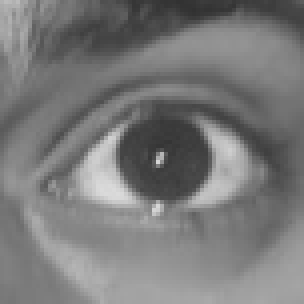
#> input picture IrisRecognition_ML/CASIA1/201/201_1_1.jpg, 76 x 76 px (shown 4 times larger); its folder holds only this picture in this run
$ python verifyDB_casia1.py --filename ../CASIA1/201/201_1_1.jpg   (older library calls are emulated)
#> lines starting #> are read from the running program, lines starting #| are printed output that depends on the picture; long printed decimals are rounded
import os
import cv2
import numpy as np
import pickle
from extractandenconding import extractFeature, matchingTemplate
from sklearn.svm import SVC
from time import time
import argparse

# Function to load embeddings from .pkl file
def load_embeddings(template_dir):
    with open(os.path.join(template_dir, "template_db.pkl"), 'rb') as f:
        return pickle.load(f)

# Function to check if the template already exists
# [14 lines left out: functions template_exists, create_new_template, not called in this run]

from sklearn.model_selection import train_test_split
from sklearn.preprocessing import StandardScaler
from sklearn.metrics import accuracy_score

# [55 lines left out: functions train_model, train, not called in this run]

# Function to detect eyes in an image
def detect_eyes(image):
    if image is None or not hasattr(image, "shape"):
        return False

    eye_cascade = cv2.CascadeClassifier(cv2.data.haarcascades + "haarcascade_eye.xml")
    if eye_cascade.empty():
        raise FileNotFoundError("Eye cascade file not found.")

    gray = cv2.cvtColor(image, cv2.COLOR_BGR2GRAY)
    eyes = eye_cascade.detectMultiScale(gray, scaleFactor=1.2, minNeighbors=7, minSize=(30, 30))

    if len(eyes) == 0:
        return False

    for (x, y, w, h) in eyes:
        eye_roi = gray[y:y+h, x:x+w]
        sharpness = cv2.Laplacian(eye_roi, cv2.CV_64F).var()

        # Log sharpness to help debug
        print(f"Sharpness: {sharpness}")

        if sharpness < 100:  # Set the threshold for sharpness
            continue  # If the image is too blurry, don't consider it

        if w * h > 1000:  # Check if the detected eye region is sufficiently large
            print(f"Eye detected with sharpness: {sharpness}")
            return True

    return False

# Verify image against existing templates and create new template if necessary
def verify_template(args):
    # Load the image file and check if it is loaded correctly
    image = cv2.imread(args.filename)
#> image is the input picture: shape (76, 76, 3); min 49, max 219, mean 121.5
    if image is None:
        raise ValueError(f"Failed to load image: {args.filename}")

    # Check if eyes are detected in the image
    print("Checking for eyes in the image...")
    if not detect_eyes(image):
#> in detect_eyes, `eyes = eye_cascade.detectMultiScale(gray, scaleFactor=1.2, minNeighbor..`: eyes = [[11, 12, 55, 55]]
#> the loop in detect_eyes, `for (x, y, w, h) in eyes:` made 1 pass
#> (x, y, w, h, sharpness) on pass 1: (11, 12, 55, 55, 347)
#| Sharpness: 346.985
#| Eye detected with sharpness: 346.985
#> pass 1, in detect_eyes, `eye_roi = gray[y:y+h, x:x+w]`:
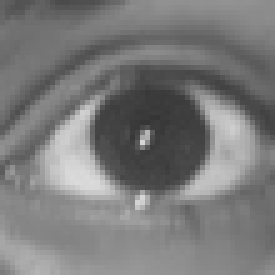
#> eye_roi: shape (55, 55) (shown 5 times larger); min 53, max 219, mean 122.1
        print("No iris detected in the image. Verification failed.\n")
        return False

    # Check if template already exists for the image
    basename = os.path.basename(args.filename).replace('.jpg', '')
    if not basename.startswith("300_1_"):  # Check if filename starts with "300_1_"
        print(f"Invalid filename format for {args.filename}. Verification failed.\n")
        return False

    template_file = os.path.join(args.template_dir, f"{basename}_template.npy")
    if os.path.exists(template_file):
        print(f"Template found for {args.filename}. Proceeding with verification.")
        # Extract features for matching
        template, mask, _ = extractFeature(args.filename)
        print("Performing template matching...")
        result = matchingTemplate(template, mask, args.template_dir, args.threshold)

        if result == -1:
            print('\tNo registered sample found.')
            print("Iris verification failed.\n")
            return False  # Return False if verification fails
        elif result == 0:
            print('\tNo sample found in the directory.')
            print("Iris verification failed.\n")
            return False  # Return False if verification fails
        else:
            print(f'\tSamples found (in descending order of reliability):')
            for res in result:
                print(f'\t\t{res}')  # Each result on a new line
            print(f"Iris verification successful for {args.filename}. Template is valid.\n")
            return True  # Return True if verification is successful
    else:
        # If template doesn't exist, return failure
        print(f"No template found for {args.filename}. Verification failed.\n")
        return False

def main():
    # Argument parser
    parser = argparse.ArgumentParser(description="Train model or verify image against templates.")
    parser.add_argument("--template_dir", type=str, default="F:/MAJOR_PROJECT/IrisRecognition_ML/src/templates/CASIA1/",
                        help="Path to the directory containing template files (default: ./templates/CASIA1/).")
    parser.add_argument("--mode", type=str, choices=['train', 'verify'], default='verify',
                        help="Mode of operation: 'train' to train the model or 'verify' to match images.")
    parser.add_argument("--filename", type=str, required=False,
                        help="Path to the image file to verify (required in verify mode).")
    parser.add_argument("--threshold", type=float, default=0.37,
                        help="Threshold for matching (default: 0.37).")
    args = parser.parse_args()

    if args.mode == 'train':
        train(args)
    elif args.mode == 'verify':
        start = time()
        print(f'\nStarting verification for file: {args.filename}\n')
        try:
            result = verify_template(args)
            print(f"Verification result: {result}")  # Print the result (True or False)
        except Exception as e:
            print(f"An error occurred: {e}")
        end = time()
        print(f'\nTotal time: {end - start:.2f} seconds\n')

if __name__ == "__main__":
    main()

$ run again, on IrisRecognition_ML/CASIA1/202/202_1_10.jpg
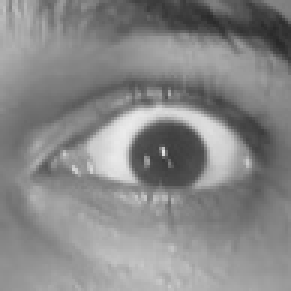
#> input picture IrisRecognition_ML/CASIA1/202/202_1_10.jpg, 97 x 97 px (shown 3 times larger)
#> in verify_template, image is the input picture: shape (97, 97, 3); min 40, max 235, mean 135.2
#> eyes = [[16, 13, 72, 72]]
#> the loop in detect_eyes, `for (x, y, w, h) in eyes:` made 1 pass
#> (x, y, w, h, sharpness) on pass 1: (16, 13, 72, 72, 365.7)
#> (printed output is left out)
#> pass 1, in detect_eyes, `eye_roi = gray[y:y+h, x:x+w]`:
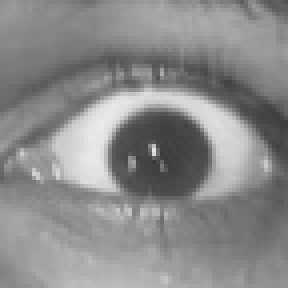
#> eye_roi: shape (72, 72) (shown 4 times larger); min 56, max 235, mean 138.5

$ run again, on IrisRecognition_ML/CASIA1/203/203_1_1.jpg
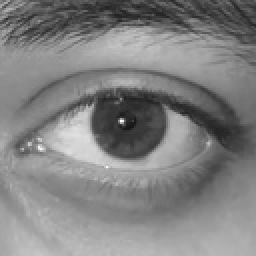
#> input picture IrisRecognition_ML/CASIA1/203/203_1_1.jpg, 128 x 128 px (shown 2 times larger)
#> in verify_template, image is the input picture: shape (128, 128, 3); min 22, max 255, mean 129.2
#> eyes = [[18, 16, 100, 100]]
#> the loop in detect_eyes, `for (x, y, w, h) in eyes:` made 1 pass
#> (x, y, w, h, sharpness) on pass 1: (18, 16, 100, 100, 453.6)
#> (printed output is left out)
#> pass 1, in detect_eyes, `eye_roi = gray[y:y+h, x:x+w]`:
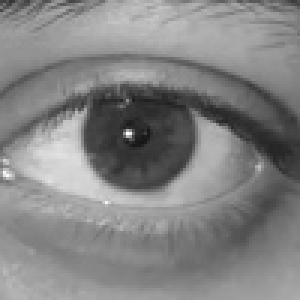
#> eye_roi: shape (100, 100) (shown 3 times larger); min 22, max 255, mean 131

$ run again, on IrisRecognition_ML/CASIA1/201/201_1_10.jpg
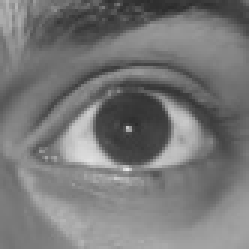
#> input picture IrisRecognition_ML/CASIA1/201/201_1_10.jpg, 83 x 83 px (shown 3 times larger)
#> in verify_template, image is the input picture: shape (83, 83, 3); min 43, max 231, mean 119.4
#> eyes = [[12, 12, 60, 60]]
#> the loop in detect_eyes, `for (x, y, w, h) in eyes:` made 1 pass
#> (x, y, w, h, sharpness) on pass 1: (12, 12, 60, 60, 522.2)
#> (printed output is left out)
#> pass 1, in detect_eyes, `eye_roi = gray[y:y+h, x:x+w]`:
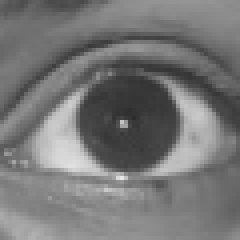
#> eye_roi: shape (60, 60) (shown 4 times larger); min 43, max 231, mean 118.6
